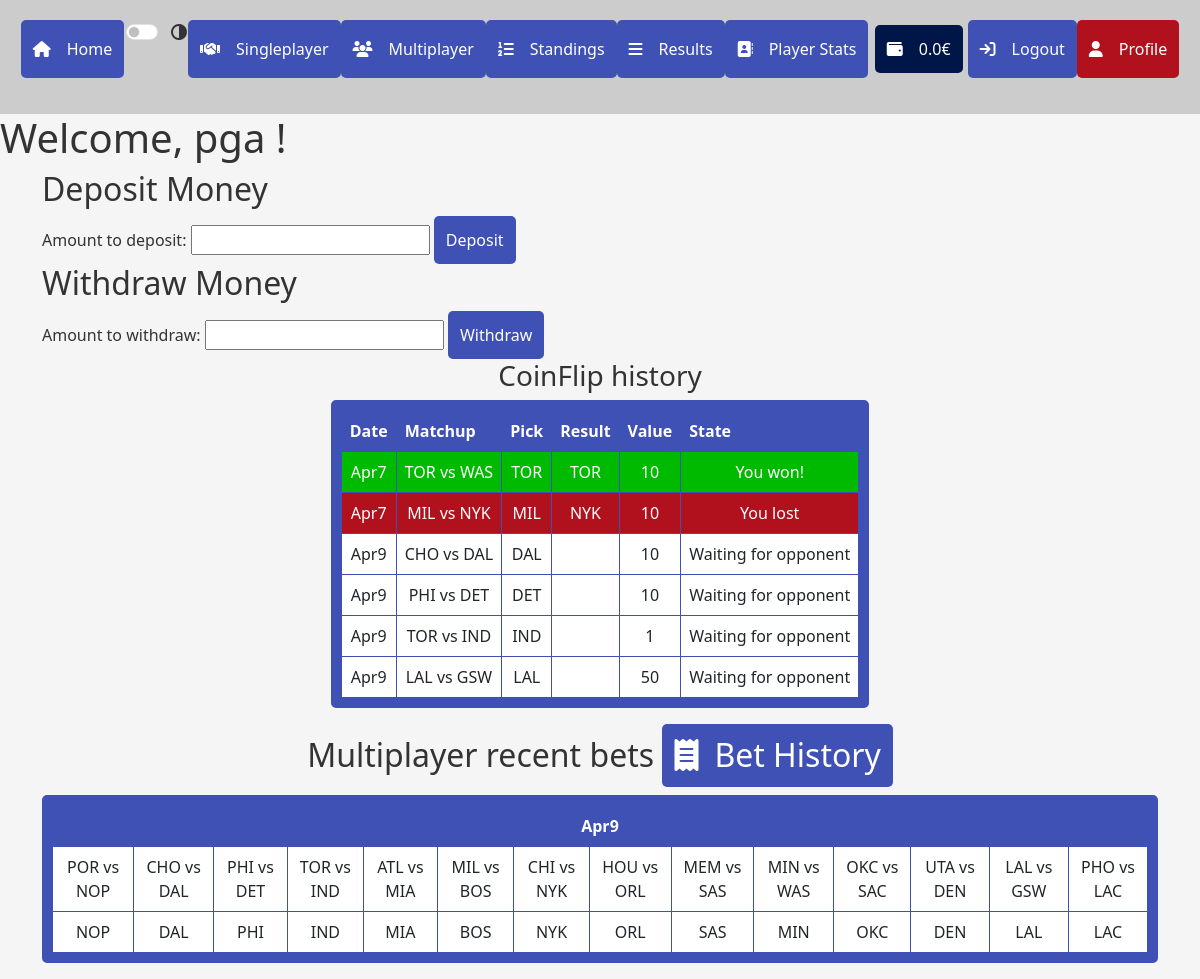
Screenshot of /profile (signed in) with the database file from the repository.
### app.py (models this page shows, shortened)
class Users(db.Model):
    id = db.Column(db.Integer, primary_key=True)
    username = db.Column(db.String(100), nullable=False)
    email = db.Column(db.String(100), nullable=False, unique=True)
    password_hash = db.Column(db.String(128))
    wallet = db.Column(db.Float)
    date_added = db.Column(db.DateTime, default=datetime.now)

class CoinFlip(db.Model):
    id = db.Column(db.String(40), primary_key=True, name='coin_flip_pk')
    day = db.Column(db.String(10), nullable=False)
    userId = db.Column(db.Integer(), nullable=False)
    gameId = db.Column(db.String(20), nullable=False)
    userPick = db.Column(db.String(10), nullable=False)
    price = db.Column(db.Integer(), nullable=False)
    result = db.Column(db.String(10))
    opponentId = db.Column(db.Integer())

class Teams(db.Model):
    id = db.Column(db.Integer, primary_key=True)
    shortTeamName = db.Column(db.String(10), unique=True, nullable=False)
    teamName = db.Column(db.String(50), unique=True, nullable=False)
    arena = db.Column(db.String(80))
    wins = db.Column(db.Integer)
    losses = db.Column(db.Integer)

class Multiplayer(db.Model):
    id = db.Column(db.Integer(), primary_key=True)
    day = db.Column(db.String(10), nullable=False)
    userId = db.Column(db.Integer(), nullable=False)
    gameMode = db.Column(db.Integer(), nullable=False)

### app.py (the view)
@app.route('/profile')
def profile():
    if "user" in session:
        userLogged = True
    else:
        userLogged = False
    if userLogged:
        user = session['user']
        userData = Users.query.filter_by(id=user).first()
        wallet = userData.wallet
        username = userData.username
        picks = CoinFlip.query.filter_by(userId=user).order_by(-CoinFlip.day).all()
        userData = {
            "username": userData.username,
            "balance" : float(userData.wallet),
        }
        MPPicks = {}
        Mpicks = Multiplayer.query.filter_by(userId=user,day="Apr9")
        for pick in Mpicks:
            MpickGames = MultiplayerPicks.query.filter_by(multipId=pick.id)
            MPPicks.setdefault(pick.day,{})
            for mpick in MpickGames:
                game = Games.query.filter_by(id=mpick.gameid).first()
                gameText = Teams.query.filter_by(id=game.team1_id).first().shortTeamName + " vs " + Teams.query.filter_by(id=game.team2_id).first().shortTeamName
                winner = Teams.query.filter_by(id=mpick.winner).first().shortTeamName
                if mpick.correct == 0:
                    correct = None
                else:
                    if mpick.correct == 1:
                        correct = Teams.query.filter_by(id=game.team1_id).first().shortTeamName
                    else:
                        correct = Teams.query.filter_by(id=game.team2_id).first().shortTeamName
                MPPicks[pick.day].setdefault(mpick.id,{"Winner":winner,"Game":gameText,"Correct":correct})
        CFpicks = {}
        for pick in picks :
            game = Games.query.filter_by(id=pick.gameId).first()
            team1 = Teams.query.filter_by(id=game.team1_id).first()
            team2 = Teams.query.filter_by(id=game.team2_id).first()
            if int(pick.userPick) == 1:
                choice = team1.shortTeamName
            else :
                choice = team2.shortTeamName
            if not pick.result:
                checkCoinFlipPicks()
            if pick.result:
                if int(pick.result) == 1:
                    result = team1.shortTeamName
                else:
                    result = team2.shortTeamName
            else:
                result = ""
            CFpicks.setdefault(str(pick.gameId),{'day':pick.day,'matchup': str(team1.shortTeamName) + " vs " + str(team2.shortTeamName), 'pick': choice, 'value':pick.price, 'result':result})
        return render_template('profile.html',userData=userData,CFpicks=CFpicks,userLogged=userLogged,username=username,wallet=wallet,MPPicks=MPPicks)
    else:
        flash("Log in to see your profile")
        return redirect(url_for('login'))

### app.py (called while the page is built, shortened)
def checkCoinFlipPicks():
    picks = CoinFlip.query.all()
    for pick in picks:
        if pick.result == None:
            game = Games.query.filter_by(id=pick.gameId).first()

### templates/profile.html (shortened to what this page needs)
<!DOCTYPE html>
<html>
    <head>
        <link rel="stylesheet" href="https://cdnjs.cloudflare.com/ajax/libs/font-awesome/6.4.2/css/all.min.css"/>
        <link rel="stylesheet" href="{{ url_for('static', filename='css/styles.css') }}">
        <link rel="stylesheet" href="https://cdnjs.cloudflare.com/ajax/libs/twitter-bootstrap/5.3.0/css/bootstrap.min.css">
        <link rel="stylesheet" href="https://cdn.datatables.net/2.0.5/css/dataTables.bootstrap5.css">
    </head>
    <body class="body">
        {% block content %}
        <div class="main" script="width=100%">
            <header id="inicio" style="border: 20px solid #ccc; background-color: #ccc;">
                <div class="row top-nav d-flex justify-content-center">
                    <div class="col d-flex justify-content-around">
                        <button class="button" onclick="location.href='/'"><i class="fa fa-house"></i>Home</button>
                        <div class="form-check form-switch">
                            <input type="checkbox" class="form-check-input" id="checkbox" onclick="toggleDarkMode()">
                            <label class="form-check-label" for="checkbox"><p class="theme" style="padding-left: 5px;"><i class="fa-solid fa-circle-half-stroke fa-rotate-180"></i></p></label>
                        </div>
                        <div class="d-flex justify-content-center">
                            <button onclick="location.href='/1v1mode';" class="button"><i class="fa fa-handshake"></i>Singleplayer</button>
                            <button onclick="location.href='/multiplayer';"class="button"><i class="fa fa-users"></i>Multiplayer</button>
                            <button onclick="location.href='/standings';"class="button"><i class="fa fa-list-ol"></i>Standings</button>
                            <button onclick="location.href='/results';" class="button"><i class="fa fa-bars"></i>Results</button>
                            <button onclick="location.href='/stats';" class="button"><i class="fa fa-address-book"></i>Player Stats</button>
                        </div>
                        {% if userLogged %}
                        <div class="d-flex justify-content-end">
                            <button onclick="location.href='/profile'" class="wallet" disabled><i class="fa fa-wallet"></i>{{ wallet }}€</button>
                            <button onclick="location.href='/logout'" class="button logged" id="logout"><i class="fa fa-sign-in"></i>Logout</a>
                            <button id="selectedbtn" class="button logged"><i class="fa fa-user"></i>Profile</a>
                        </div>
                        {% else %}
                        <div class="d-flex justify-content-end">
                            <button onclick="location.href='/login'" class="button unlogged"><i class="fa fa-sign-out"></i>Login</a>
                            <button onclick="location.href='/register'" class="button unlogged"><i class="fa fa-user-plus"></i>Sign Up</a>
                        </div>
                        {% endif %}
                    </div>
                </div>
            </header>
            <div class="d-flex">
                <h1>Welcome, {{ username }} !</h1>
            </div>
            <div class="container">
                <div class="col">
                    <h2>Deposit Money</h2>
                    <form action="/deposit" method="post">
                        <label for="deposit_amount">Amount to deposit:</label>
                        <input type="number" id="deposit_amount" name="deposit_amount" min="1" step="0.01" required>
                        <button class="button" type="submit">Deposit</button>
                    </form>
                    <h2>Withdraw Money</h2>
                    <form action="/withdraw" method="post">
                        <label for="withdraw_amount">Amount to withdraw:</label>
                        <input type="number" id="withdraw_amount" name="withdraw_amount" min="0" step="0.01" required>
                        <button class="button" type="submit">Withdraw</button>
                    </form>
                </div>
                <div class="col">
                    <div class="d-flex justify-content-center"><h3>CoinFlip history</h3></div>
                    <table class="d-flex justify-content-center table table-hover table-bordered">
                        <tbody class="tableBorder">
                            <tr><th style='background-color: #3f51b5;color:white;'>Date</th><th style='background-color: #3f51b5;color:white;'>Matchup</th><th style='background-color: #3f51b5;color:white;'>Pick</th><th style='background-color: #3f51b5;color:white;'>Result</th><th style='background-color: #3f51b5;color:white;'>Value</th><th style='background-color: #3f51b5;color:white;'>State</th></tr>
                            {% for pick in CFpicks.keys() %}
                            {% if not CFpicks[pick]["result"] %}
                            <tr><td>{{CFpicks[pick]["day"]}}</td><td>{{CFpicks[pick]["matchup"]}}</td><td>{{CFpicks[pick]["pick"]}}</td><td></td><td>{{CFpicks[pick]["value"]}}</td><td>Waiting for opponent</td></tr>
                            {% else %}
                            {% if CFpicks[pick]["pick"] == CFpicks[pick]["result"] %}
                            <tr><td style="background-color: #00ba00;color: #fff;">{{CFpicks[pick]["day"]}}</td><td style="background-color: #00ba00;color: #fff;">{{CFpicks[pick]["matchup"]}}</td><td style="background-color: #00ba00;color: #fff;">{{CFpicks[pick]["pick"]}}</td><td style="background-color: #00ba00;color: #fff;">{{CFpicks[pick]["result"]}}</td><td style="background-color: #00ba00;color: #fff;">{{CFpicks[pick]["value"]}}</td><td style="background-color: #00ba00;color: #fff;">You won!</td></tr>
                            {% else %}
                            <tr><td style="background-color: #b1101d;color:white;">{{CFpicks[pick]["day"]}}</td><td style="background-color: #b1101d;color:white;">{{CFpicks[pick]["matchup"]}}</td><td style="background-color: #b1101d;color:white;">{{CFpicks[pick]["pick"]}}</td><td style="background-color: #b1101d;color:white;">{{CFpicks[pick]["result"]}}</td><td style="background-color: #b1101d;color:white;">{{CFpicks[pick]["value"]}}</td><td style="background-color: #b1101d;color: #fff;">You lost</td></tr>
                            {% endif %}
                            {% endif %}
                            {% endfor %}
                        </tbody>
                    </table>
                </div>
                <div class="col">
                    <h2 style="text-align: center;">Multiplayer recent bets
                        <button onclick="location.href='/multiHistory';" class="button"><i class="fa fa-receipt"></i>Bet History</button>
                    </h2>
                    <table class="d-flex justify-content-center table table-bordered">
                        {% for pick in MPPicks.keys() %}
                        <tbody class="tableBorder">
                        <tr><th colspan="{{ MPPicks[pick]|length }}" style="text-align: center; background-color: #3f51b5; color: white;">{{pick}}</th></tr>
                        <tr>
                            {% for game in MPPicks[pick] %}
                            <td>{{MPPicks[pick][game]['Game']}}</td>
                            {% endfor %}
                        </tr>
                        <tr>
                            {% for game in MPPicks[pick] %}
                            {% if MPPicks[pick][game]['Correct'] == None %}
                            <td>{{MPPicks[pick][game]['Winner']}}</td>
                            {% elif MPPicks[pick][game]['Correct'] == MPPicks[pick][game]['Winner'] %}
                            <td style="background-color: #00ba00; color: white;">{{MPPicks[pick][game]['Winner']}}</td>
                            {% else %}
                            <td style="background-color: #b1101d; color: white;">{{MPPicks[pick][game]['Winner']}}</td>
                            {% endif %}
                            {% endfor %}
                        </tr>
                        </tbody>
                        {% endfor %}
                    </table>
                </div>
            </div>
        {% endblock %}
    </body>
</html>

### static/css/styles.css (style rules this page uses)
.body { background-color: #f5f5f5; color:#333333; }
.main { margin-left: auto; margin-right: auto; }
#checkbox { cursor: pointer; }
.wallet { background-color:#001648; border: 5px; color: white; padding: 12px; border-radius : 5px; cursor: pointer; margin: 5px; }
.button { background-color:#3f51b5; border: 5px; color: white; padding: 12px; border-radius : 5px; cursor: pointer; }
.top-nav { margin: 16px; }
#selectedbtn { background-color: #b1101d; }
.fa { margin-right: 16px; }
.tableBorder { border: 10px solid #3f51b5; border-radius: 5px; }
th { text-align: center; }
td { text-align: center; }

### rows the page displays
Users: wallet "0.0", username "pga"
CoinFlip: gameId+day "Apr7", gameId "TOR vs WAS", gameId.shortTeamName "TOR", gameId "10"
CoinFlip: gameId+day "Apr7", gameId "MIL vs NYK", gameId.shortTeamName "MIL", gameId.shortTeamName "NYK", gameId "10"
CoinFlip: gameId+day "Apr9", gameId "CHO vs DAL", gameId.shortTeamName "DAL", gameId "10"
CoinFlip: gameId+day "Apr9", gameId "PHI vs DET", gameId.shortTeamName "DET", gameId "10"
CoinFlip: gameId+day "Apr9", gameId "TOR vs IND", gameId.shortTeamName "IND", gameId "1"
CoinFlip: gameId+day "Apr9", gameId "LAL vs GSW", gameId.shortTeamName "LAL", gameId "50"
Multiplayer: day "Apr9", day "POR vs NOP" "CHO vs DAL" "PHI vs DET" "TOR vs IND" "ATL vs MIA" "MIL vs BOS" "CHI vs NYK" "HOU vs ORL" "MEM vs SAS" "MIN vs WAS" "OKC vs SAC" "UTA vs DEN" "LAL vs GSW" "PHO vs LAC", day.shortTeamName "NOP" "DAL" "PHI" "IND" "MIA" "BOS" "NYK" "ORL" "SAS" "MIN" "OKC" "DEN" "LAL" "LAC"
